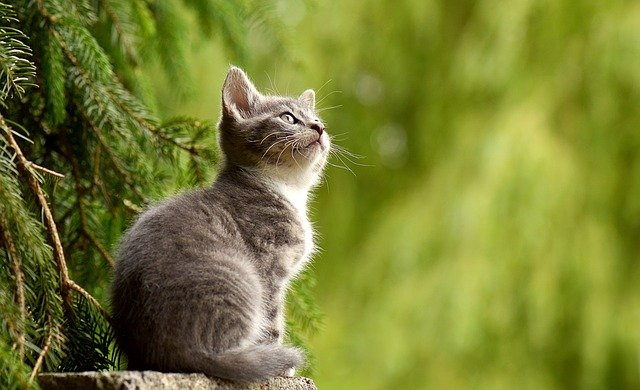
#> input picture 1.Img/img.jpg, 640 x 390 px, given in place of img.png, which was not available
$ python opening.py
#> lines starting #> are read from the running program, lines starting #| are printed output that depends on the picture; pictures that were not available may be replaced by others from this repository, and a replacement may not be noted
# 열림 : 침식 후 팽창. 깎아서 노이즈 제거 후 살찌움

import cv2
import numpy as np

kernel = np.ones((3, 3), dtype=np.uint8)
img = cv2.imread('img.png', cv2.IMREAD_GRAYSCALE)
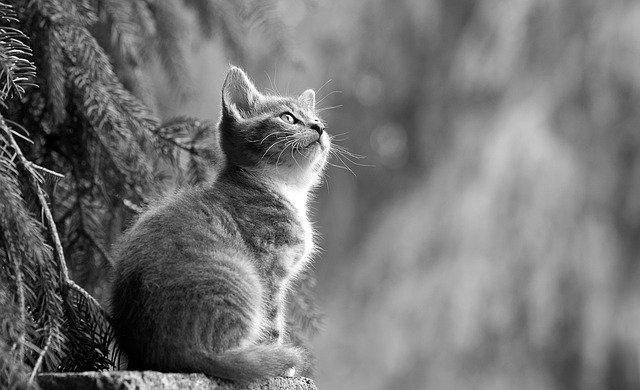
#> img: shape (390, 640); min 0, max 255, mean 115.4

erode = cv2.erode(img, kernel, iterations=3)
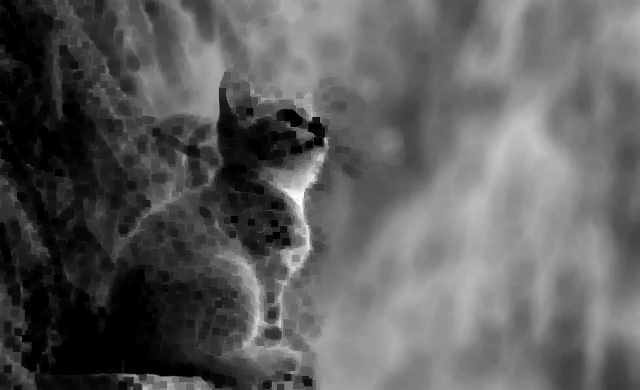
#> erode: shape (390, 640); min 0, max 254, mean 92.8
dilate = cv2.dilate(erode, kernel, iterations=3)
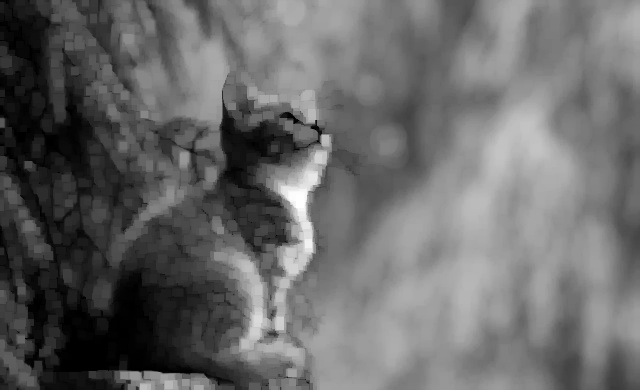
#> dilate: shape (390, 640); min 0, max 254, mean 104


cv2.imshow('img', dilate)
cv2.waitKey(0)
cv2.destroyAllWindows()
